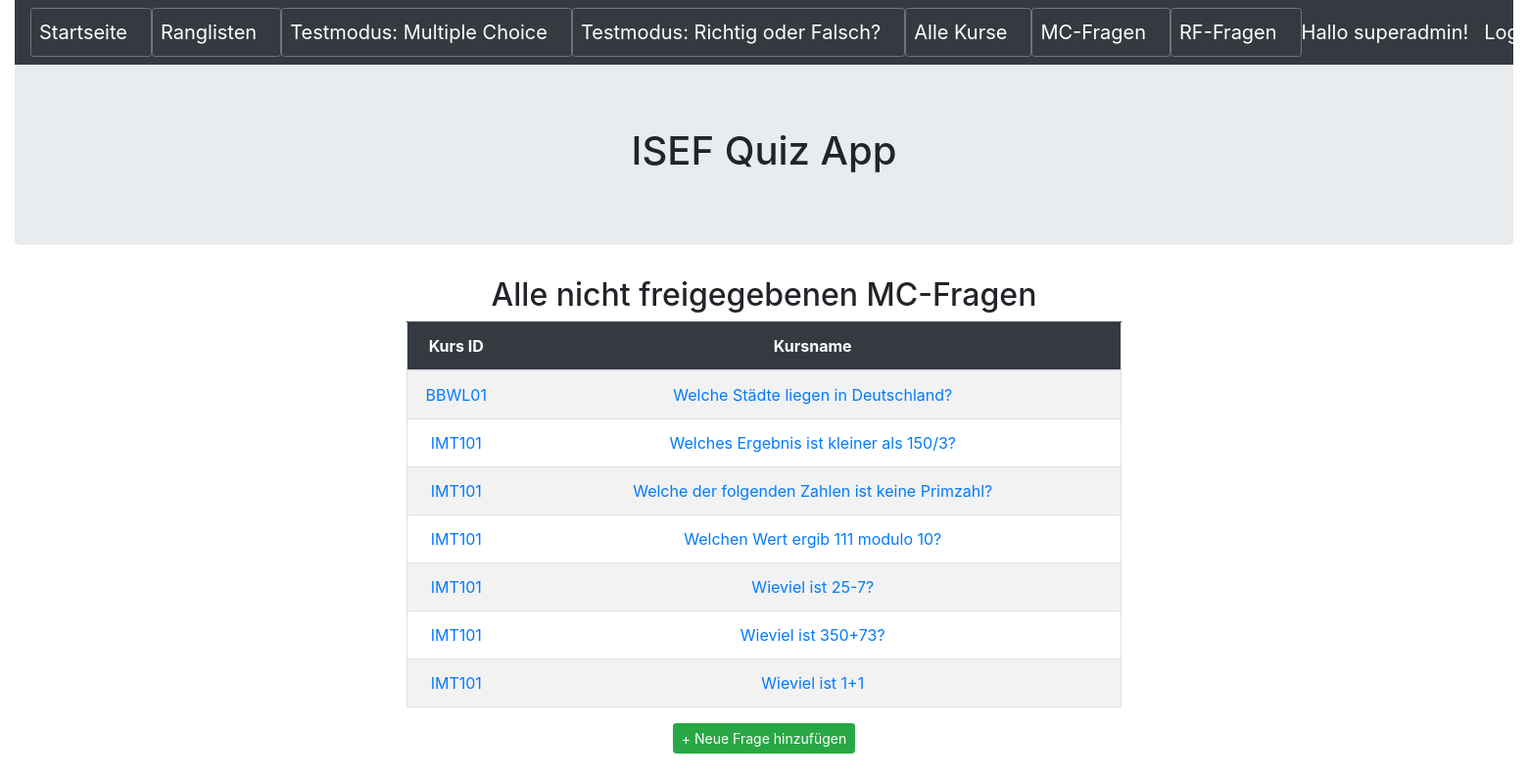
Screenshot of /frage/nichtfreigegeben (signed in) with the database file from the repository.
### quiz/models.py (models this page shows, shortened)
class Frage(models.Model):
    name = models.CharField(max_length=255,blank=False,help_text='Geben Sie hier die Frage ein')
    kurs = models.ForeignKey(Kurs,null=True,blank=False,on_delete=models.CASCADE,help_text='Wählen Sie den Kurs, welchem die Frage zugewiesen wird')
    antwort1 = models.CharField(max_length=255,blank=False,null=True,help_text='Geben Sie die Antwort1 der Frage ein')
    antwort1richtig = models.BooleanField(default=False,help_text='Geben Sie an ob Antwort1 richtig ist',verbose_name="Antwort1 richtig?")
    antwort2 = models.CharField(max_length=255,blank=False,null=True,help_text='Geben Sie die Antwort2 der Frage ein')
    antwort2richtig = models.BooleanField(default=False,help_text='Geben Sie an ob Antwort2 richtig ist',verbose_name="Antwort2 richtig?")
    antwort3 = models.CharField(max_length=255,blank=True,null=True,help_text='Geben Sie die Antwort3 der Frage ein (optional)')
    antwort3richtig = models.BooleanField(default=False,help_text='Geben Sie an ob Antwort3 richtig ist',verbose_name="Antwort3 richtig?")
    antwort4 = models.CharField(max_length=255,blank=True,null=True,help_text='Geben Sie die Antwort4 der Frage ein (optional)')
    antwort4richtig = models.BooleanField(default=False,help_text='Geben Sie an ob Antwort4 richtig ist',verbose_name="Antwort4 richtig?")
    freigegeben=models.BooleanField(default=False,help_text='Frage freigeben?',verbose_name="Frage freigeben")

class Kurs(models.Model):
    name = models.CharField(max_length=50,help_text='Geben Sie den Namen des Kurses ein')
    beschreibung = models.CharField(max_length=255,help_text='Geben Sie die Beschreibung des Kurses ein')
    def __str__(self):
        return self.name

### quiz/views.py (the view)
# urls.py: path('frage/nichtfreigegeben', FrageNichtFreigegeben.as_view(), name='frage_nichtfreigegeben'),
class FrageNichtFreigegeben(AuthListView):
    model = Frage
    template_name = 'frage/frage_unapproved.html'
    permission_required = ('quiz.view_frage')
    def get_queryset(self):
        return Frage.objects.raw('select * from quiz_frage where freigegeben = False')

### quiz/templates/frage/frage_unapproved.html
{% extends 'base.html' %}
{% block content %}
<div class="container text-center">
	<div class="row justify-content-md-center">
		<div class="col-sm-8 ">
            <h2>Alle nicht freigegebenen MC-Fragen</h2>
            <table class ="table border table-hover table-striped">
                <thead class="table-dark">
					<th width="100" scope = "col">Kurs ID</th>
					<th  scope = "col">Kursname</th>
				</thead>
                <tbody>
                {% for frage in object_list %}
                <tr>
	                    <td><a href="{% url 'frage_detail' frage.pk %}">{{ frage.kurs }}</a></td>
                        <td><a href="{% url 'frage_detail' frage.pk %}">{{ frage.name }}</a></td>
                {% endfor %}
                </tbody>
            </table>
            <a class="btn btn-success btn-sm" href="{% url 'neue_frage' %}">+ Neue Frage hinzufügen</a>
        </div>
	</div>
</div>
{% endblock content %}

### templates/base.html (shortened to what this page needs)
<!DOCTYPE html>
<html>
  <head>
	<link rel="stylesheet" href="https://stackpath.bootstrapcdn.com/bootstrap/4.5.0/css/bootstrap.min.css">
  </head>
  <body>
    <div class="container-fluid">
        <header>
            <nav class="navbar navbar-expand-lg navbar-dark bg-dark">
                <button type="button" class="btn btn-outline-secondary btn-sm"><a class="navbar-brand" href="{% url 'index' %}">Startseite</a></button>
                <button type="button" class="btn btn-outline-secondary btn-sm"><a class="navbar-brand" href="{% url 'ergebnis_start' %}">Ranglisten</a></button>
                <button type="button" class="btn btn-outline-secondary btn-sm"><a class="navbar-brand" href="{% url 'mctest_select' %}">Testmodus: Multiple Choice</a></button>
                <button type="button" class="btn btn-outline-secondary btn-sm"><a class="navbar-brand" href="{% url 'rftest_select' %}">Testmodus: Richtig oder Falsch?</a></button>
                <button type="button" class="btn btn-outline-secondary btn-sm"><a class="navbar-brand" href="{% url 'kurs_start' %}">Alle Kurse</a></button>
                <button type="button" class="btn btn-outline-secondary btn-sm"><a class="navbar-brand" href="{% url 'frage_start' %}">MC-Fragen</a></button>
                <button type="button" class="btn btn-outline-secondary btn-sm"><a class="navbar-brand" href="{% url 'richtigoderfalsch_start' %}">RF-Fragen</a></button>
				{% if user.is_authenticated %}
                <a class="navbar-brand ml-auto order-md-last ">Hallo {{ user.get_username }}!</a>
                <a class="navbar-brand ml-auto order-md-last" href="{% url 'logout'%}?next={{request.path}}">Logout</a>
                {% else %}
                <a class="navbar-brand ml-auto order-md-last" href="{% url 'login'%}?next={{request.path}}">Login</a>
                {% endif %}
            </nav>
        </header>
        <div class="jumbotron">
            <h1 class="text-center">ISEF Quiz App</h1>
        </div>
        {% block content %}
        {% endblock content %}
    </div>
  </body>
</html>

### rows the page displays
Frage: kurs "BBWL01", name "Welche Städte liegen in Deutschland?"
Frage: kurs "IMT101", name "Welches Ergebnis ist kleiner als 150/3?"
Frage: kurs "IMT101", name "Welche der folgenden Zahlen ist keine Primzahl?"
Frage: kurs "IMT101", name "Welchen Wert ergib 111 modulo 10?"
Frage: kurs "IMT101", name "Wieviel ist 25-7?"
Frage: kurs "IMT101", name "Wieviel ist 350+73?"
Frage: kurs "IMT101", name "Wieviel ist 1+1"

### other values shown
{{ user.get_username }} "superadmin"
